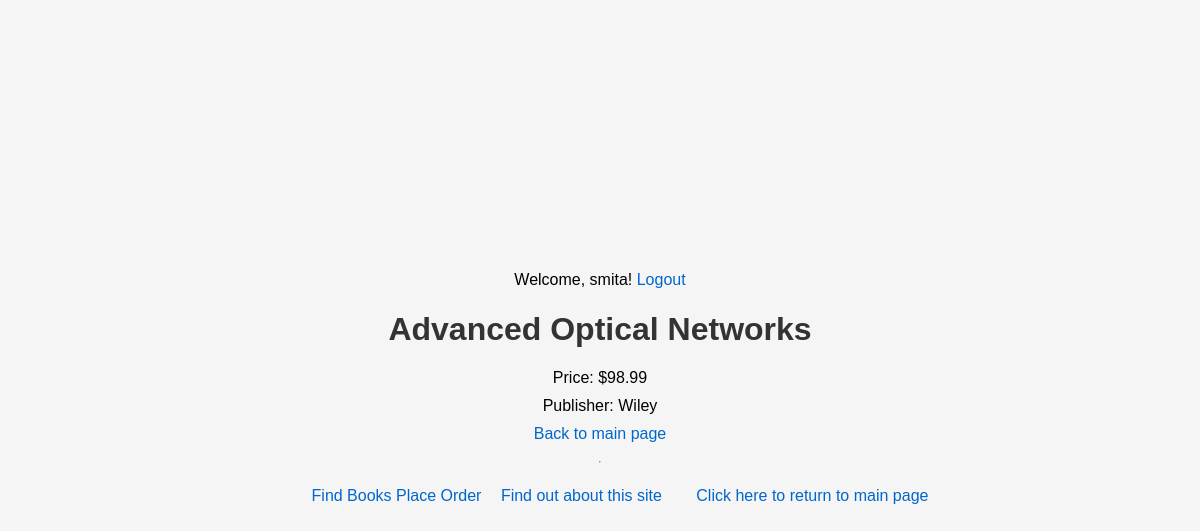
The app's page /myapp/1/ (signed in) with its own data.
### myapp/models.py (models this page shows, shortened)
class Book(models.Model):
    CATEGORY_CHOICES = [
        ('S', 'Science&Tech'),
        ('F', 'Fiction'),
        ('B', 'Biography'),
        ('T', 'Travel'),
        ('O', 'Other')
    ]
    title = models.CharField(max_length=200)
    category = models.CharField(max_length=1, choices=CATEGORY_CHOICES, default='S')
    num_pages = models.PositiveIntegerField(default=100)
    price = models.DecimalField(max_digits=10, decimal_places=2)
    publisher = models.ForeignKey(Publisher, related_name='books', on_delete=models.CASCADE)
    description = models.TextField(blank=True, null=True)
    num_reviews = models.PositiveIntegerField(default=0)

class Publisher(models.Model):
    name = models.CharField(max_length=200)
    website = models.URLField()
    city = models.CharField(max_length=20, blank=True)
    country = models.CharField(max_length=50, default='USA')

### myapp/views.py (the view)
# urls.py: path('<int:book_id>/', views.detail, name='detail'),
def detail(request, book_id):
    book = get_object_or_404(Book, pk=book_id)
    return render(request, 'myapp/detail0.html', {'book': book})

### myapp/templates/myapp/detail0.html (shortened to what this page needs)
{% extends 'myapp/base.html' %}
{% block body_block %}
    <h1>{{ book.title }}</h1>
    <p>Price: ${{ book.price }}</p>
    <p>Publisher: {{ book.publisher.name }}</p>
    <p><a href="{% url 'myapp:index' %}">Back to main page</a></p>
{% endblock %}

### myapp/templates/myapp/base.html (shortened to what this page needs)
<!DOCTYPE html>
{% load static %}
<html>
    <head>
        <link rel="stylesheet" type="text/css" href="{% static 'myapp/style.css' %}" />
    </head>
    <body>
        <div>
             {% if user.is_authenticated %}
                <p>Welcome, {{ user.username }}! <a href="{% url 'myapp:user_logout' %}">Logout</a></p>
                 {% block body_block %}* {% endblock %}
            {% else %}
                <p>You are not logged in. <a href="{% url 'myapp:user_login' %}">Login</a></p>
            {% endif %}
        </div>
        <hr />
        <div>
            <ul>
                <a href="{% url 'myapp:findbooks' %}">Find Books</a>
                <a href="{% url 'myapp:place_order' %}">Place Order</a>
                <li class="hbar1"><a href="/myapp/about/">Find out about this site</a></li>
                <li class="hbar1"><a href = "{% url 'myapp:index' %}">Click here to return to main page</a><br/></li>
            </ul>
        </div>
    </body>
</html>

### myapp/templates/myapp/static/myapp/style.css (style rules this page uses)
.hbar1 { display: inline; margin: 15px; }
body { font-family: Arial, sans-serif; margin: 0; padding: 0; display: flex; flex-direction: column; justify-content: center; align-items: center; height: 100vh; text-align: center; background-color: #f5f5f5; }
h1, h2 { color: #333; }
p { margin: 10px 0; }
a { color: #0066cc; text-decoration: none; }

### records on screen
Book: title "Advanced Optical Networks", price "98.99", publisher.name "Wiley"

### other values on screen
{{ user.username }} "smita"
